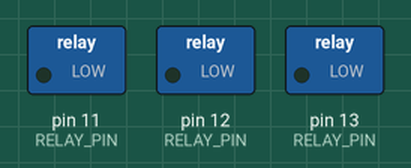
This sketch was run on a simulated Arduino Uno, built with avr-gcc and run on an emulated ATmega328P. On the bench: switched loads named in the sketch (green lamp = pin HIGH).

Above: at 0.8 s.
At 5.9 s:
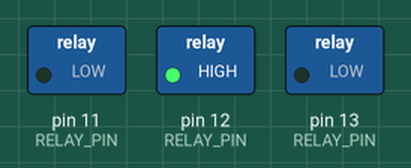
At 11.7 s:
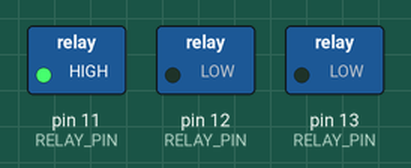
Timing chart, 0 to 13.0 s (numbered marks = the images above):
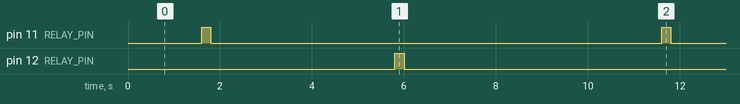

Measured:
- by itself, pin 11 (RELAY_PIN), pin 12 (RELAY_PIN): alternates HIGH for 0.20 s and LOW for 9.8 s
- by itself, everything shown: repeats every 10.0 s, in 4 steps

The sketch:

b_DE_DIYA.ino
```cpp
void setup()
  {
  pinMode(11,OUTPUT); // RELAY PIN

  pinMode(12,OUTPUT); // RELAY PIN

  pinMode(13,OUTPUT); // RELAY PIN
  // digitalWrite(11,HIGH);
  // digitalWrite(12,LOW);
  // digitalWrite(13,LOW);

  }
  void loop()
  {
  // digitalWrite(11,LOW); // RELAY ON
  delay(1600);
  digitalWrite(12,LOW);
  digitalWrite(13,LOW);
  digitalWrite(11,HIGH); // RELAY OFF
  delay(200);
  digitalWrite(11,LOW);
  delay(4000);
  digitalWrite(12,HIGH); // RELAY OF9F
  delay(200);
  digitalWrite(12,LOW);
  delay(4000);

  // delay(1500);
  }   
```
